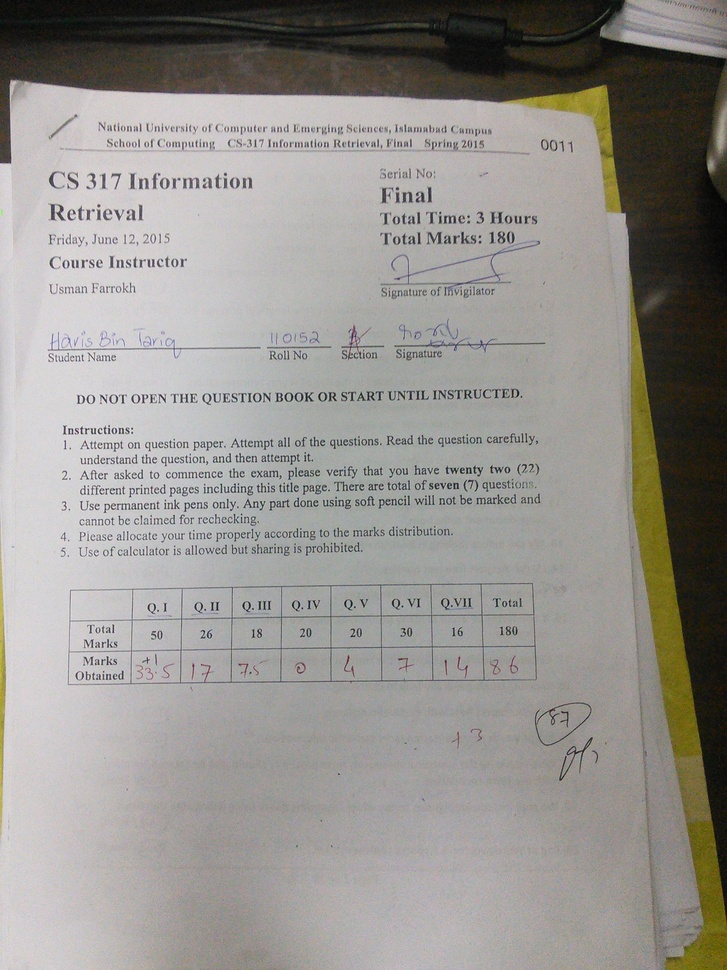
%> input picture im1.jpg, 727 x 970 px, shrunk from 1944 x 2592 before the run
$ octave --eval "Biggest_Region(imread('../im1.jpg'));"   (GNU Octave 9; MATLAB toolbox functions it lacks are replaced by stand-ins)
%> lines starting %> are read from the running program, lines starting %| are printed output that depends on the picture; in (x1, y1, x2, y2) boxes, pixels count from 0 and x2, y2 are one past the last pixel; in counts of white or black regions, pixels touching at a corner belong together; the program's own positions count from 1
function Biggest_Region(im)

bin = im2bw(im,0.3);
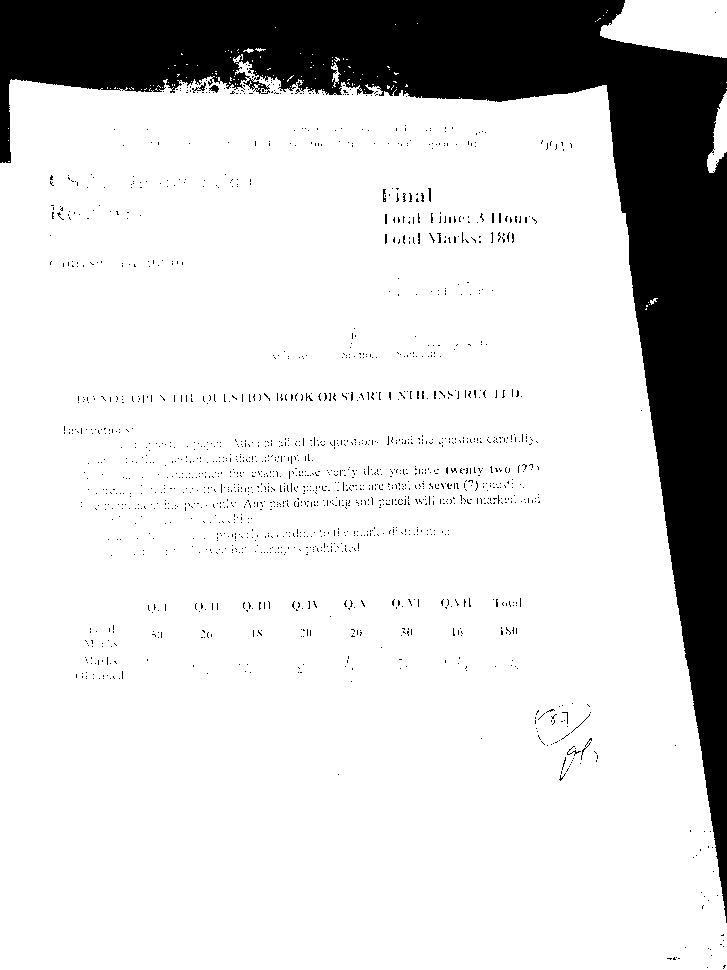
%> bin: size 970x727 logical; 83.6% white; 1644 black regions (1630 under 20 px), largest, box (x1, y1, x2, y2) and area: (0, 0, 727, 923) 110819, (192, 82, 206, 93) 47, (209, 85, 219, 93) 46
[brows,bcols] = size(bin);
%> brows = 970; bcols = 727
outi = zeros(brows,bcols);
outi(:,:) = 125;
%> outi: size 970x727 double; every value is 125

figure , imshow(bin,[]) , title('Before Image');

invert = ~(bin);
conn = bwconncomp(bin,8);
%> conn = 121 connected components

numPixels = cellfun(@numel,conn.PixelIdxList);
%> numPixels = 121 values, max 582737 at index 1, min 1 at index 2, mean 4873.3
[biggest,idx] = max(numPixels);
%> biggest = 582737; idx = 1
tot_components = conn.NumObjects;
%> tot_components = 121
size(numPixels);,m,
%> (this line was passed over: m is not available in this run)
pixelss= conn.PixelIdxList{idx};

pix_rows = size(pixelss,1)
%> pix_rows = 582737
[x,y]=ind2sub(size(bin), conn.PixelIdxList{idx});

size_x = size(x)
%> size_x = [582737 1]
size_y = size(y)
%> size_y = [582737 1]

for i=1:pix_rows
	rowi = x(i,1);
	coli = y(i,1);
	bin(rowi,coli)  = 0;
	outi(rowi,coli) = im(rowi,coli);
end
%> this loop made 582737 passes
%> (rowi, coli) on passes 1 to 3: (164, 1), (165, 1), (164, 2)
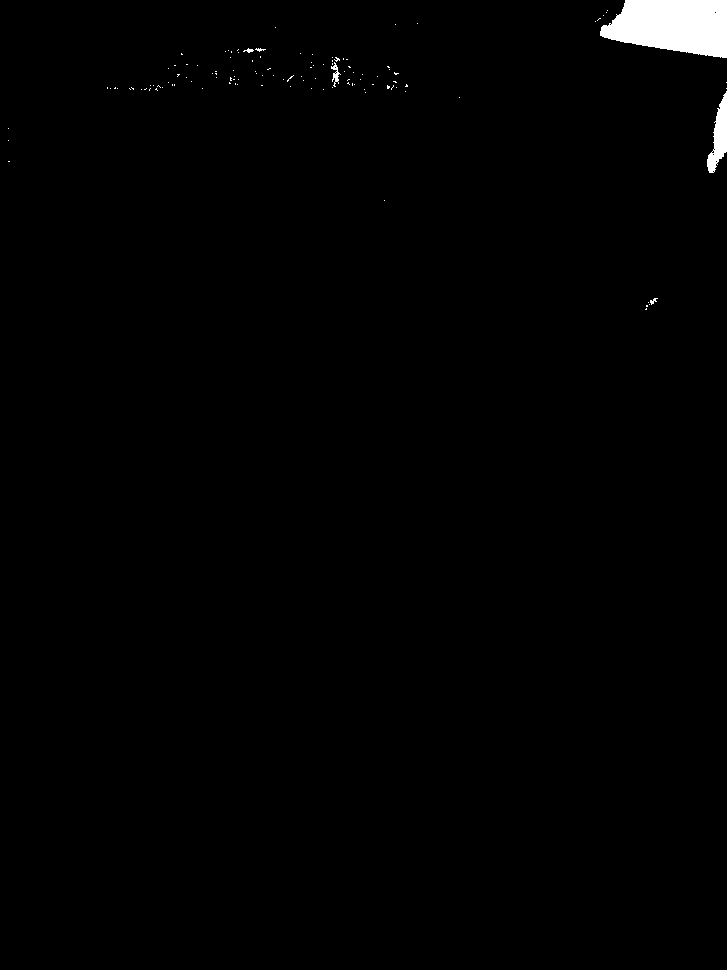
%> bin: size 970x727 logical; 0.98% white; 120 white regions (114 under 20 px), largest, box (x1, y1, x2, y2) and area: (600, 0, 727, 58) 5681, (707, 91, 727, 173) 839, (331, 62, 341, 87) 94, (243, 48, 254, 53) 27, (650, 298, 658, 305) 26, (255, 48, 266, 52) 21
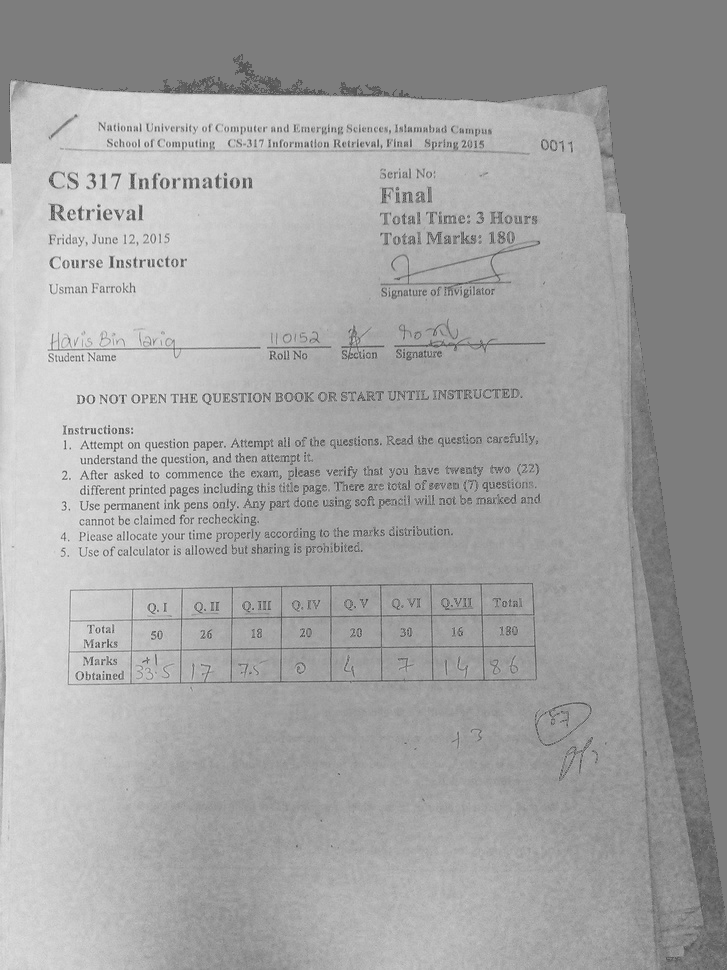
%> outi: size 970x727 double; min 71, max 251, mean 163.7

%edgi = edge(outi,'prewitt',[],'both');
%imwrite(edgi,'imagee.jpg');
%figure , imshow(bin,[]) , title('After Image');
figure , imshow(outi,[]) , title('Out Image');
%figure , imshow(edgi,[]) , title('Edgee Image');
end

% [32 lines of commented-out code are left out]
